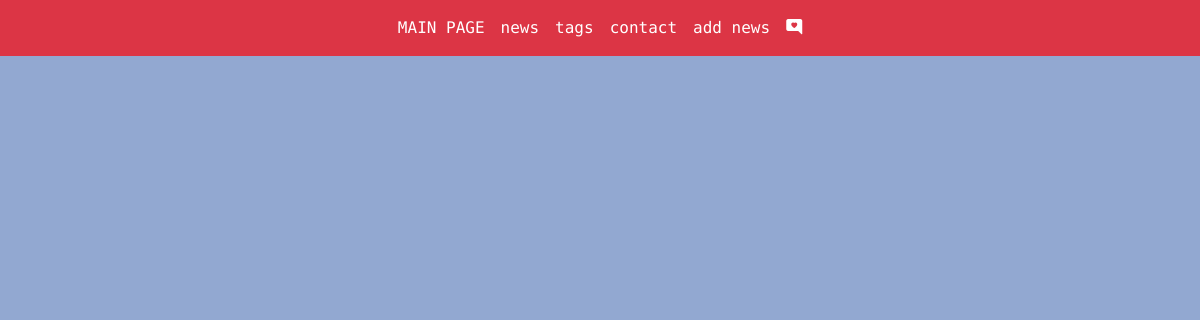
/blog/tags/, run on an earlier commit of the app's database.
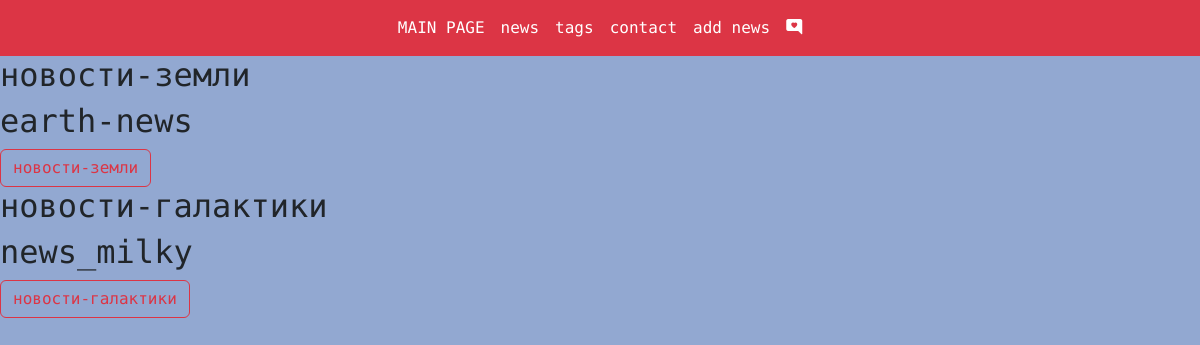
And on a later commit of the database.
### blog/models.py (models this page shows, shortened)
class Tag(models.Model):
    title = models.CharField(max_length=50, db_index=True, verbose_name="название тэга")#строковое поле с ограничением кол-ва ввода
    slug = models.SlugField(max_length=50, unique=True)
    def get_absolute_url(self):
        return reverse('tag_detail_url', kwargs={'slug': self.slug})

### blog/views.py (the view)
# urls.py: path('tags/', tags_list, name='tags_list_url'),
def tags_list(request):
    tags = Tag.objects.all()
    return render(request, 'blog/tags_list.html', context={'tags':tags})

### blog/templates/blog/tags_list.html (shortened to what this page needs)
{% extends 'base.html' %}
{% block content %}
{% for tag in tags %}
<h2>{{tag.title}}</h2>
<h2>{{tag.slug}}</h2>
<a class="btn btn-outline-danger" href="{{ tag.get_absolute_url }}" role="button">{{ tag.title }}</a>
{% endfor %}
{% endblock %}

What changed in the data, as far as the page shows it:
added Tag: title "новости-земли", slug "earth-news"
added Tag: title "новости-галактики", slug "news_milky"
